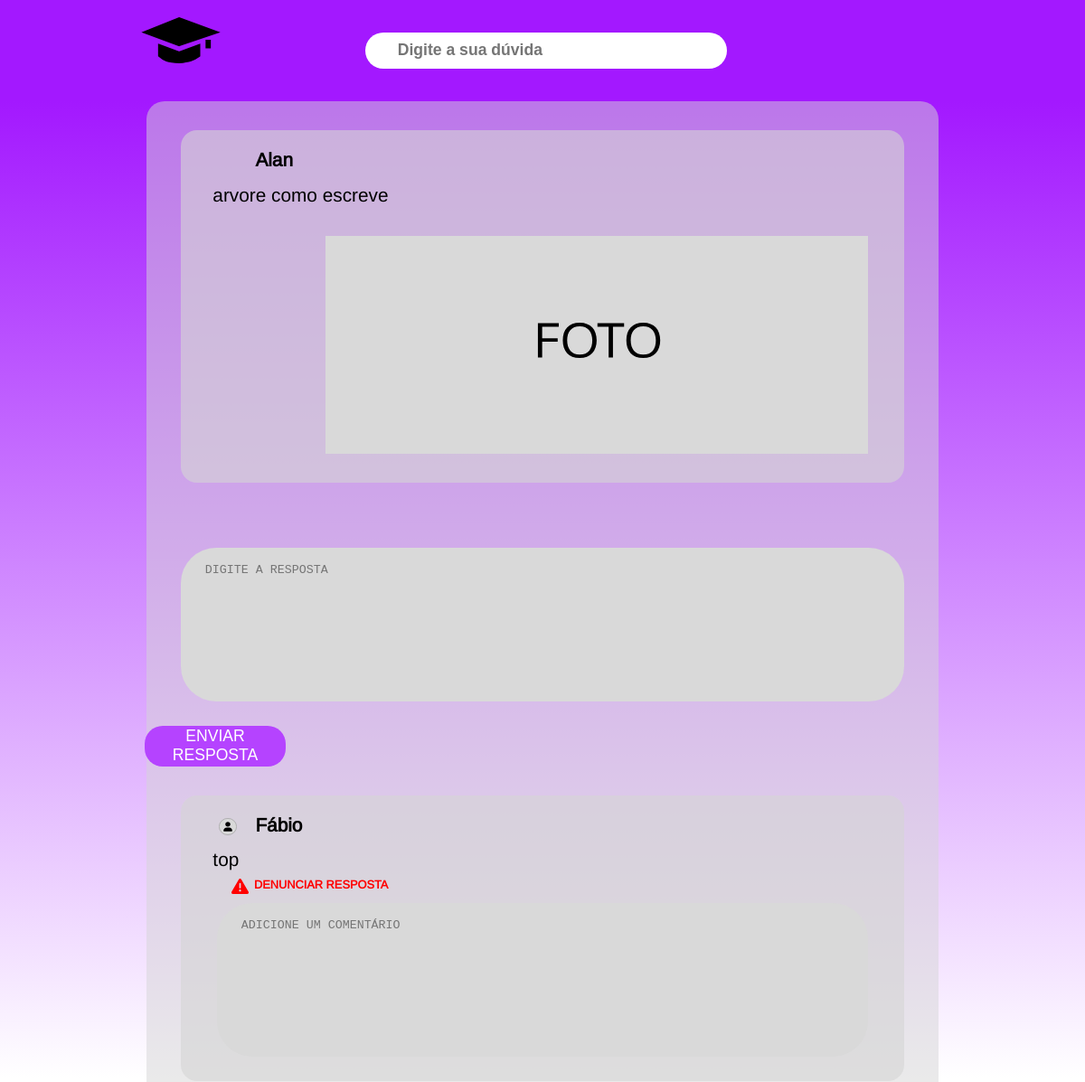
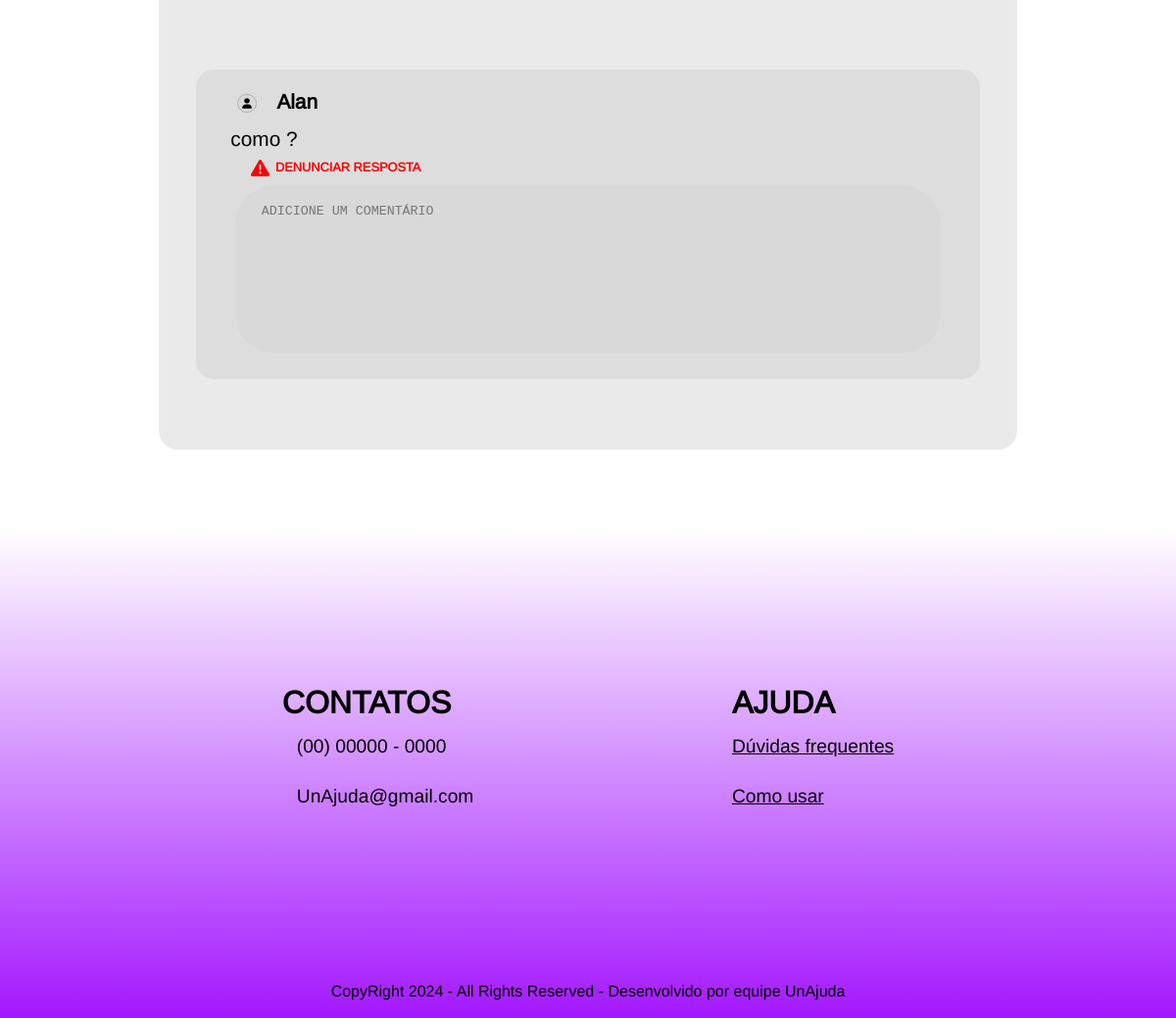
/resposta/7, run on the app's committed database (2 pictures, top to bottom).
### tables this page shows
CREATE TABLE usuario (
                id INTEGER PRIMARY KEY AUTOINCREMENT,
                nome TEXT NOT NULL,
                email TEXT NOT NULL UNIQUE,
                senha TEXT NOT NULL,
                faculdade TEXT,
                curso TEXT,
                telefone TEXT,
                foto_perfil TEXT
            );

CREATE TABLE pergunta (
                id INTEGER PRIMARY KEY AUTOINCREMENT,
                id_usuario INTEGER NOT NULL,
                pergunta TEXT NOT NULL,
                data_criacao TIMESTAMP DEFAULT CURRENT_TIMESTAMP,
                FOREIGN KEY (id_usuario) REFERENCES usuario(id)
            );

CREATE TABLE resposta (
                id INTEGER PRIMARY KEY AUTOINCREMENT,
                id_pergunta INTEGER NOT NULL,
                id_usuario INTEGER NOT NULL,
                resposta TEXT NOT NULL,
                data_criacao TIMESTAMP DEFAULT CURRENT_TIMESTAMP,
                FOREIGN KEY (id_pergunta) REFERENCES pergunta(id),
                FOREIGN KEY (id_usuario) REFERENCES usuario(id) 
            );

### controles_de_rota.py (the view)
@unajuda.route('/resposta/<int:pergunta_id>')
def pagina_resposta(pergunta_id):
    db = get_db()
    perguntas_respostas = obter_perguntas_com_respostas_e_nome_usuario(db)
    if pergunta_id not in perguntas_respostas:
        flash("Pergunta não encontrada!", "error")
        return redirect('/pesquisa')
    pergunta = perguntas_respostas[pergunta_id]
    pergunta["id"] = pergunta_id  # Garante que o ID está presente
    usuario_logado_id = session.get('usuario_id')
    cursor = db.cursor()
    cursor.execute("""
        SELECT resposta.resposta, usuario.nome, resposta.id_usuario
        FROM resposta
        JOIN usuario ON resposta.id_usuario = usuario.id
        WHERE resposta.id_pergunta = ?
        ORDER BY resposta.id DESC
    """, (pergunta_id,))
    respostas = cursor.fetchall()
    return render_template('pagina-resposta.html', pergunta=pergunta, respostas=respostas)

### controles_de_rota.py (called while the page is built, shortened)
def get_db():
    if 'db' not in g:
        g.db = sqlite3.connect('usuario.db', check_same_thread=False)
    return g.db

def make_session_permanent():
    session.permanent = True

### templates/pagina-resposta.html (shortened to what this page needs)
<!DOCTYPE html>
<html lang="pt-br">
<head>
    <link rel="stylesheet" href="../static/style/pagina_resposta/pagina_resposta.css">
    <link rel="stylesheet" href="../static/style/pagina_pesquisa/pagina-pesquisa.css">
    <link rel="stylesheet" href="../static/style/reset.css">
    <link rel="stylesheet" href="../static/style/style.css">
</head>
<body>
    <main class="pesquisa__main">
        <div class="center">
            <div class="pesquisa__header">
                <div class="pesquisa__logo">
                    <a href="/"><img src="../static/img/Logo_minimizada.svg" alt=""></a>
                </div>
                <div>
                    <input class="barra__pesquisa" type="text" placeholder="Digite a sua dúvida">
                </div>
            </div>
        </div>
    </main>
    <section class="resposta">
        <div class="center">
            <div class="resposta__container">
                <div class="pergunta">
                    <div class="pergunta__cabecalho">
                        <a class="pergunta__perfil" href="#">
                            <img src="{{ foto_perfil }}" alt="">{{ pergunta['nome_usuario'] }}
                        </a>
                    </div>
                    <p class="pergunta__texto">{{ pergunta['pergunta'] }}</p>
                    <img class="pergunta__img" src="../static/img/Group 23.svg" alt="">
                </div>
                <div class="resposta__formulario">
                    <form id="respostaForm" data-pergunta-id="{{ pergunta['id'] }}">
                        <textarea id="respostaTextarea" name="resposta" placeholder="DIGITE A RESPOSTA"></textarea>
                        <button type="submit" class="botao-enviar">ENVIAR RESPOSTA</button>
                    </form>
                </div>
                <div id="respostaContainer">
                    {% if respostas %}
                        {% for resposta in respostas %}
                        <div class="pergunta">
                            <div class="pergunta__cabecalho">
                                <a class="pergunta__perfil" href="#">
                                    <img src="../static/img/Group 22.svg" alt="">{{ resposta[1] }}
                                </a>
                            </div>
                            <p class="pergunta__texto">{{ resposta[0] }}</p>
                            <div class="denuncia">
                                <a href="#"><img src="../static/img/Denuncia.svg" alt="">DENUNCIAR RESPOSTA</a>
                            </div>
                            <textarea name="comentario" placeholder="ADICIONE UM COMENTÁRIO"></textarea>
                        </div>
                        {% endfor %}
                    {% else %}
                        <h3>Essa pergunta ainda não foi respondida.</h3>
                    {% endif %}
                </div>
            </div>
        </div>
    </section>
    <footer class="footer">
        <div class="center">
            <div class="duvidas-contatos">
                <div class="contatos">
                    <h2>CONTATOS</h2>
                    <p><i class="fa-brands fa-whatsapp"></i>(00) 00000 - 0000</p>
                    <p><i class="fa-regular fa-envelope"></i>UnAjuda@gmail.com</p>
                </div>
                <div class="duvidas">
                    <h2>AJUDA</h2>
                    <a href="#">Dúvidas frequentes</a>
                    <a href="#">Como usar</a>
                </div>
            </div>
            <div class="direitos">
                <p>CopyRight  2024 - All Rights Reserved - Desenvolvido por equipe UnAjuda</p>
            </div>
        </div>
    </footer>
</body>
</html>

### static/style/pagina_resposta/pagina_resposta.css (style rules this page uses)
.resposta { background: linear-gradient(0deg, rgba(255,255,255,1) 30%, rgba(163,24,255,1) 100%); display: flex; justify-content: center; }
.resposta__container { border-radius: 20px; background-color: rgba(214, 214, 214, .5); display: flex; flex-direction: column; align-items: center; width: 73vw; }
.pergunta { margin-bottom: 4.5em; border-radius: 18px; background-color: rgba(214, 214, 214, .6); margin-top: 2em; width: 66.667vw; display: flex; flex-direction: column; }
.pergunta__cabecalho { display: flex ; margin-left: 2em; margin-top: 1.5em; align-items: center; }
.pergunta__cabecalho img { padding-right: 1em; width: 3.333vw; }
.pergunta__cabecalho a { font-weight: bold; font-size: 1.3em; padding-left: 0.5em; padding-bottom: 0.2em; color: inherit; display: flex; align-items: center; }
.pergunta__texto { font-size: 1.3em; padding-left: 1.7em; padding-right: 1.7em; padding-top: 0.6em; }
.pergunta__img { width: 50vw; margin-left: 10em; margin-top: 2em; margin-bottom: 2em; }
.resposta__container textarea { background-color: #d9d9d9; outline: none; border: none; display: block; resize:none; border-radius: 39px; margin-right: 3em; margin-left: 3em; height: 14.167vw; padding-top: 1.3em; padding-left: 2em; padding-right: 2em; margin-bottom: 2em; }
.denuncia { color: #FF0000; margin-left: 3.5em; margin-bottom: 0.5em; margin-top: 0.5em; }
.denuncia a { font-weight: bold; font-size: 0.8em; padding-bottom: 0.2em; color: inherit; display: flex; align-items: center; }
.denuncia img { padding-right: 0.5em; width: 2.083vw; }
.resposta__formulario textarea { width: 66.667vw; }
.resposta__formulario button { border-radius: 20px; height: 5.6vh; width: 13vw; display: flex; align-items: center; justify-content: center; font-size: 1.1em; background-color: #B543FF; color: #fff; border: none; cursor: pointer; }

### static/style/pagina_pesquisa/pagina-pesquisa.css (style rules this page uses)
.pesquisa__main { height: 14vh; background-color: var(--cor-principal); }
.pesquisa__header { background-color: #A318FF; display: flex; align-items: center; justify-content: space-between; height: 100%; margin-left: 0.15em; }
.pesquisa__logo img { background-repeat: no-repeat; height: 6.4vh; margin-top: -20px; cursor: pointer; margin-left: -0.19em; }
.barra__pesquisa { border-radius: 85px; font-weight: bold; background-color: #fff; outline: none; border: none; height: 5.12vh; width: 33.333vw; margin-left: 9em; margin-right: 16em; font-size: 1.1em; padding-left: 2em; }

### static/style/style.css (style rules this page uses)
:root { --cor-principal: #A318FF; --cor-ouro: #FFD700; --cor-prata: #C0C0C0; --cor-bronze :#CD7F32; }
.center { margin: 0 13%; height: 100%; }

### static/style/pagina_principal/footer-pagina-principal.css (style rules this page uses)
.footer { background: rgb(255,255,255); background: linear-gradient(180deg, rgba(255,255,255,1) 0%, rgba(163,24,255,1) 100%); height: 500px; margin-top: 80px; }
.footer .duvidas-contatos { width: 100%; height: 93%; display: flex; justify-content: space-around; align-items: center; }
.footer .duvidas-contatos h2 { font-size: 2rem; }
.footer .duvidas-contatos .contatos p { font-size: 1.2rem; padding: 15px 0; }
.footer .duvidas-contatos .contatos p i { padding: 0 15px 0 0; }
.footer .duvidas-contatos .duvidas a { display: flex; font-size: 1.2rem; padding: 15px 0; text-decoration:underline; color: black; }
.direitos { display: flex; justify-content: center; align-items: center; font-size: 1rem; }

### data on the page
usuario: nome_usuario "Alan"
pergunta: pergunta "arvore como escreve"
resposta: nome "Fábio", resposta "top"
resposta: nome "Alan", resposta "como ?"
